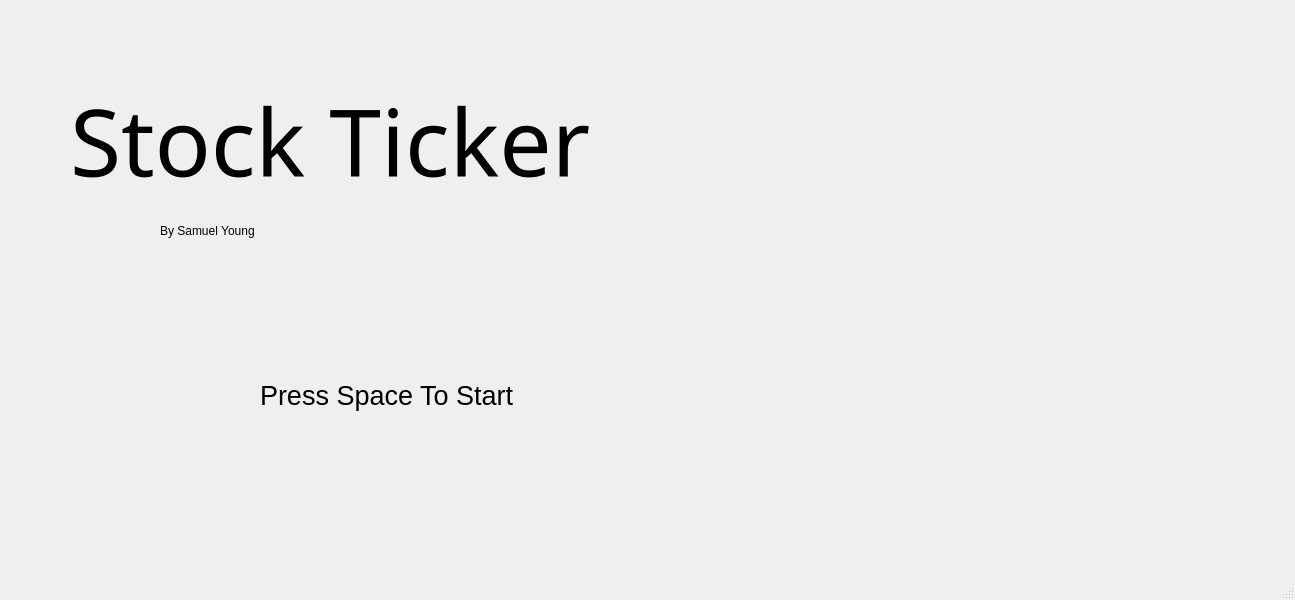
<?xml version="1.0" encoding="UTF-8"?>
<ui version="4.0">
 <class>Title_Screen</class>
 <widget class="QMainWindow" name="Title_Screen">
  <property name="geometry">
   <rect>
    <x>0</x>
    <y>0</y>
    <width>1295</width>
    <height>600</height>
   </rect>
  </property>
  <property name="windowTitle">
   <string>MainWindow</string>
  </property>
  <widget class="QWidget" name="centralwidget">
   <widget class="QLabel" name="Title">
    <property name="geometry">
     <rect>
      <x>70</x>
      <y>80</y>
      <width>1151</width>
      <height>121</height>
     </rect>
    </property>
    <property name="font">
     <font>
      <family>MingLiU-ExtB</family>
      <pointsize>70</pointsize>
     </font>
    </property>
    <property name="text">
     <string>Stock Ticker</string>
    </property>
   </widget>
   <widget class="QLabel" name="Name">
    <property name="geometry">
     <rect>
      <x>160</x>
      <y>220</y>
      <width>131</width>
      <height>21</height>
     </rect>
    </property>
    <property name="text">
     <string>By Samuel Young</string>
    </property>
   </widget>
   <widget class="QLabel" name="Space">
    <property name="geometry">
     <rect>
      <x>260</x>
      <y>360</y>
      <width>721</width>
      <height>71</height>
     </rect>
    </property>
    <property name="font">
     <font>
      <pointsize>20</pointsize>
     </font>
    </property>
    <property name="text">
     <string>Press Space To Start</string>
    </property>
   </widget>
  </widget>
  <widget class="QMenuBar" name="menubar">
   <property name="geometry">
    <rect>
     <x>0</x>
     <y>0</y>
     <width>1295</width>
     <height>21</height>
    </rect>
   </property>
  </widget>
  <widget class="QStatusBar" name="statusbar"/>
 </widget>
 <resources/>
 <connections/>
</ui>
